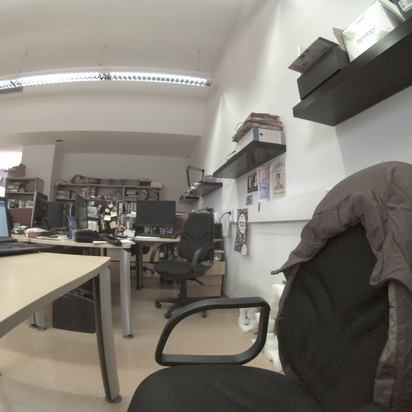
#> input picture VR_interfaz/Img muestra/left/3.png, 412 x 412 px, shrunk from 1100 x 1100 before the run; its folder holds only this picture in this run
$ python calibMain.py   (Python 2 division)   (older library calls are emulated)
#> lines starting #> are read from the running program, lines starting #| are printed output that depends on the picture
### Calibracion/calibrateCamera.py
# -*- coding: utf-8 -*-
"""
Created on Wed Jul 05 17:21:38 2017

@author: Hp
"""
import numpy as np
import cv2
import glob
import matplotlib.pyplot as plt
from matplotlib.patches import Rectangle

class calibrateCamera:
    def __init__(self,matrix=0,dist=0,rotation=0,traslation=0,objpoints=0,imgpoints=0):
        self.matrix = matrix
        self.dist = dist
        self.rotation = rotation
        self.traslation = traslation
        self.objpoints = objpoints
        self.imgpoints = imgpoints

    def calibrateCamera(self,chessboard,ImageDirectory,chessBoardSize,save=True,showImages=False):

#> called with chessboard = (11, 7), ImageDirectory = '../../../Dataset/Calib/left', chessBoardSize = 1, save = True, showImages = False
        criteria = (cv2.TERM_CRITERIA_EPS + cv2.TERM_CRITERIA_MAX_ITER, 30, 0.001)

        # prepare object points, like (0,0,0), (1,0,0), (2,0,0) ....,(6,5,0)
        objp = np.zeros((chessboard[0]*chessboard[1],3), np.float32)
        objp[:,:2] = np.mgrid[0:chessboard[0],0:chessboard[1]].T.reshape(-1,2)

        # Arrays to store object points and image points from all the images.
        self.objpoints = [] # 3d point in real world space
        self.imgpoints = [] # 2d points in image plane.

        images = glob.glob(str(ImageDirectory)+"/*.png")

        for name in images:
            print name
            im = cv2.imread(name)
#> im is the input picture: shape (412, 412, 3); mean B, G, R 115.9, 123.8, 128.6
            gray = cv2.cvtColor(im,cv2.COLOR_BGR2GRAY)
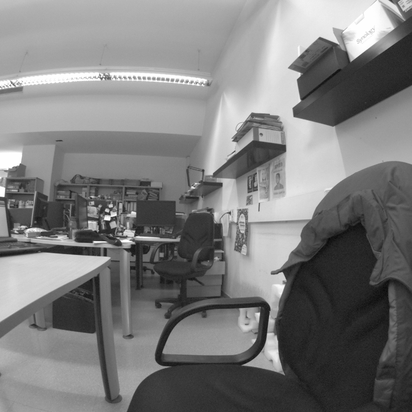
#> gray: shape (412, 412); min 10, max 255, mean 124.4

            # Find the chess board corners
            ret, corners = cv2.findChessboardCorners(gray, chessboard)
#> ret = False; corners = None
            print ret
#| False
            if(ret == True):
                self.objpoints.append(objp*chessBoardSize)

                cv2.cornerSubPix(gray,corners,(11,11),(-1,-1),criteria)
                self.imgpoints.append(corners)

                if(showImages):
                    # Draw and display the corners
                    cv2.drawChessboardCorners(gray, chessboard, corners,ret)
                    cv2.imshow(str(name),gray)
                    cv2.waitKey(0)

            cv2.destroyAllWindows()

#> (the run stopped early here; a loop or call above may not have finished)
